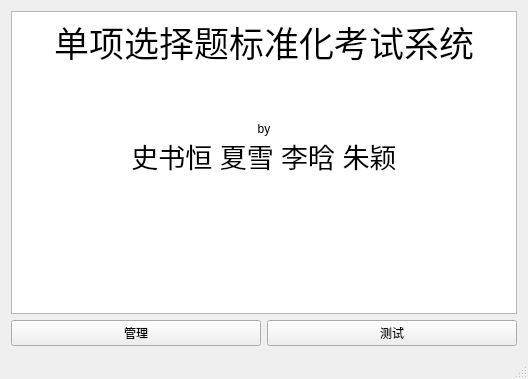
<?xml version="1.0" encoding="UTF-8"?>
<ui version="4.0">
 <class>MainWindow</class>
 <widget class="QMainWindow" name="MainWindow">
  <property name="geometry">
   <rect>
    <x>0</x>
    <y>0</y>
    <width>528</width>
    <height>379</height>
   </rect>
  </property>
  <property name="windowTitle">
   <string>单选测试系统</string>
  </property>
  <widget class="QWidget" name="centralWidget">
   <layout class="QVBoxLayout" name="verticalLayout">
    <item>
     <layout class="QVBoxLayout" name="verticalLayout_4">
      <item>
       <widget class="QTextBrowser" name="textBrowser">
        <property name="html">
         <string>&lt;!DOCTYPE HTML PUBLIC &quot;-//W3C//DTD HTML 4.0//EN&quot; &quot;http://www.w3.org/TR/REC-html40/strict.dtd&quot;&gt;
&lt;html&gt;&lt;head&gt;&lt;meta name=&quot;qrichtext&quot; content=&quot;1&quot; /&gt;&lt;style type=&quot;text/css&quot;&gt;
p, li { white-space: pre-wrap; }
&lt;/style&gt;&lt;/head&gt;&lt;body style=&quot; font-family:'Sans Serif'; font-size:9pt; font-weight:400; font-style:normal;&quot;&gt;
&lt;p align=&quot;center&quot; style=&quot; margin-top:12px; margin-bottom:12px; margin-left:0px; margin-right:0px; -qt-block-indent:0; text-indent:0px;&quot;&gt;&lt;span style=&quot; font-family:'SimSun'; font-size:26pt;&quot;&gt;单项选择题标准化考试系统&lt;/span&gt;&lt;/p&gt;
&lt;p align=&quot;center&quot; style=&quot;-qt-paragraph-type:empty; margin-top:0px; margin-bottom:0px; margin-left:0px; margin-right:0px; -qt-block-indent:0; text-indent:0px; font-family:'SimSun';&quot;&gt;&lt;br /&gt;&lt;/p&gt;
&lt;p align=&quot;center&quot; style=&quot;-qt-paragraph-type:empty; margin-top:0px; margin-bottom:0px; margin-left:0px; margin-right:0px; -qt-block-indent:0; text-indent:0px; font-family:'SimSun';&quot;&gt;&lt;br /&gt;&lt;/p&gt;
&lt;p align=&quot;center&quot; style=&quot;-qt-paragraph-type:empty; margin-top:0px; margin-bottom:0px; margin-left:0px; margin-right:0px; -qt-block-indent:0; text-indent:0px; font-family:'SimSun';&quot;&gt;&lt;br /&gt;&lt;/p&gt;
&lt;p align=&quot;center&quot; style=&quot; margin-top:0px; margin-bottom:0px; margin-left:0px; margin-right:0px; -qt-block-indent:0; text-indent:0px;&quot;&gt;&lt;span style=&quot; font-family:'SimSun';&quot;&gt;by&lt;/span&gt;&lt;/p&gt;
&lt;p align=&quot;center&quot; style=&quot; margin-top:0px; margin-bottom:0px; margin-left:0px; margin-right:0px; -qt-block-indent:0; text-indent:0px;&quot;&gt;&lt;span style=&quot; font-family:'Noto Sans'; font-size:20pt;&quot;&gt;史书恒 夏雪 李晗 朱颖&lt;/span&gt;&lt;/p&gt;&lt;/body&gt;&lt;/html&gt;</string>
        </property>
       </widget>
      </item>
     </layout>
    </item>
    <item>
     <layout class="QVBoxLayout" name="verticalLayout_5">
      <item>
       <layout class="QGridLayout" name="gridLayout_2">
        <item row="0" column="1">
         <widget class="QPushButton" name="test_button">
          <property name="text">
           <string>测试</string>
          </property>
         </widget>
        </item>
        <item row="0" column="0">
         <widget class="QPushButton" name="manage_button">
          <property name="text">
           <string>管理</string>
          </property>
         </widget>
        </item>
       </layout>
      </item>
     </layout>
    </item>
   </layout>
  </widget>
  <widget class="QMenuBar" name="menuBar">
   <property name="geometry">
    <rect>
     <x>0</x>
     <y>0</y>
     <width>528</width>
     <height>22</height>
    </rect>
   </property>
  </widget>
  <widget class="QStatusBar" name="statusBar"/>
 </widget>
 <layoutdefault spacing="6" margin="11"/>
 <resources/>
 <connections/>
</ui>
